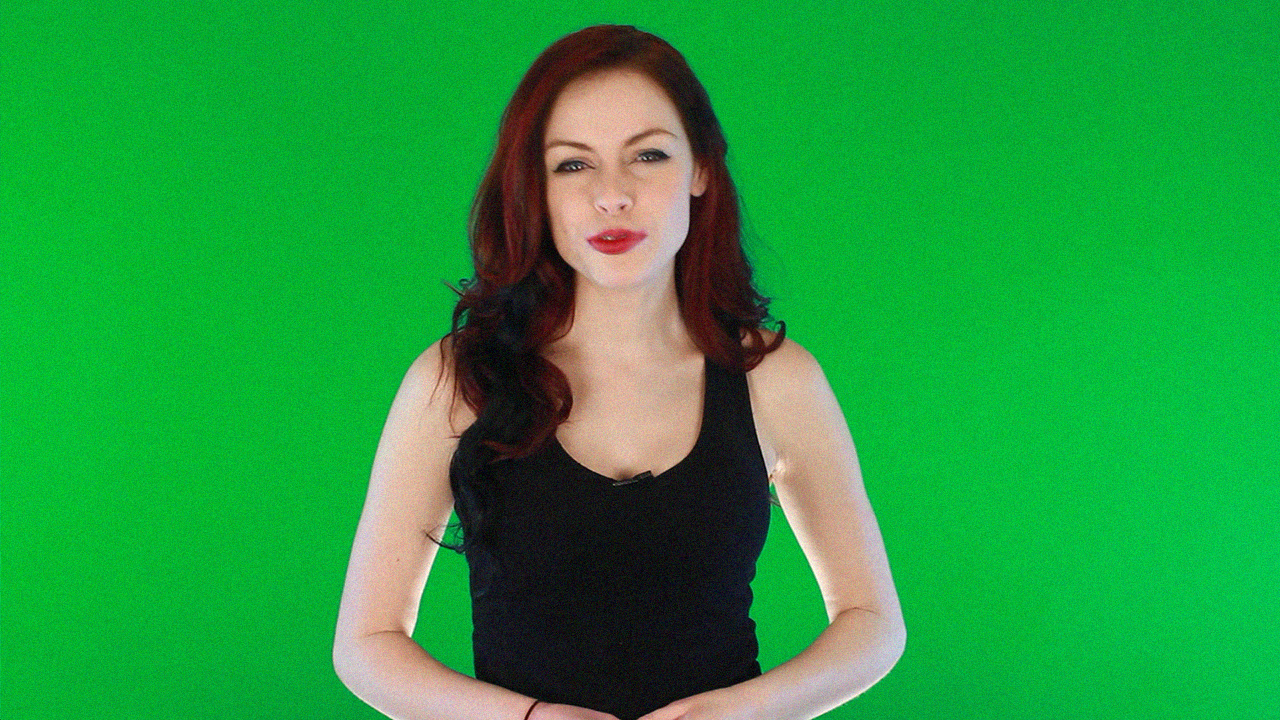
//> input picture capter9/ex9.2.5/ex9.2.5/2.bmp, 1280 x 720 px
$ ./main   (built with g++ and OpenCV 4)
//> lines starting //> are read from the running program, lines starting //| are printed output that depends on the picture
#include <opencv2/opencv.hpp>
using namespace cv;

int main()
{
	Mat srcImage;
	//srcImage = imread("1.jpg");
	srcImage = imread("2.bmp");
//> srcImage is the input picture: 720 rows x 1280 cols, CV_8UC3; mean B, G, R 62.1, 156, 34.4

	imshow("src", srcImage);

	int bins = 256;
	int hist_size[] = {bins};
	float range[] = {0, 256};
	const float* ranges[] = {range};
	MatND redHist, greenHist, blueHist;						//存放直方图的矩阵

	int channels_r[] = { 2 };								//红色分量直方图
	calcHist(&srcImage, 1, channels_r, Mat(),
		redHist, 1, hist_size, ranges, true, false);
//> redHist = 256 values, max 282674 at index 0, min 24 at index 253, mean 3600

	int channels_g[] = { 1 };								//绿色分量直方图
	calcHist(&srcImage, 1, channels_g, Mat(),
		greenHist, 1, hist_size, ranges, true, false);
//> greenHist = 256 values, max 23567 at index 179, min 8 at index 254, mean 3600

	int channels_b[] = { 0 };								//蓝色分量直方图
	calcHist(&srcImage, 1, channels_b, Mat(),
		blueHist, 1, hist_size, ranges, true, false);
//> blueHist = 256 values, max 22517 at index 54, min 0 at index 247, mean 3600

	double maxValue_red, maxValue_green, maxValue_blue;
	minMaxLoc(redHist, 0, &maxValue_red, 0, 0);
//> maxValue_red = 282674
	minMaxLoc(greenHist, 0, &maxValue_green, 0, 0);
//> maxValue_green = 23567
	minMaxLoc(blueHist, 0, &maxValue_blue, 0, 0);
//> maxValue_blue = 22517

	int scale = 1;
	int histHeight = 256;
	Mat histImage = Mat::zeros(histHeight, bins*3, CV_8UC3);

	for(int i = 0; i < bins; i++)
	{
		float binValue_red = redHist.at<float>(i);
		float binValue_green = greenHist.at<float>(i);
		float binValue_blue = blueHist.at<float>(i);

		int intensity_red = cvRound(binValue_red*histHeight/maxValue_red);
		int intensity_green = cvRound(binValue_green*histHeight/maxValue_green);
		int intensity_blue = cvRound(binValue_blue*histHeight/maxValue_blue);

		//利用对角的两个点来把矩形画出来
		rectangle(histImage, Point(i*scale, histHeight-1),
			Point((i+1)*scale-1, histHeight-intensity_red),
			CV_RGB(255, 0, 0));

		rectangle(histImage, Point((i+bins)*scale, histHeight-1),
			Point((i+bins+1)*scale-1, histHeight-intensity_green),
			CV_RGB(0, 255, 0));

		rectangle(histImage, Point((i + bins * 2)*scale, histHeight-1),
			Point((i+bins*2+1)*scale-1, histHeight-intensity_blue),
			CV_RGB(0, 0, 255));
	}
//> this loop made 256 passes
//> (binValue_red, binValue_green, binValue_blue, intensity_red, intensity_green, intensity_blue) on passes 1 to 3: (282674, 2104, 1983, 256, 23, 23), (25242, 851, 733, 23, 9, 8), (26558, 1097, 899, 24, 12, 10)
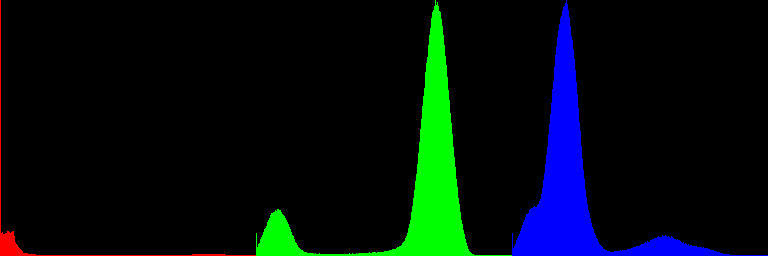
//> histImage: 256 rows x 768 cols, CV_8UC3; mean B, G, R 13.6, 13, 1.2

	imshow("rgb直方图", histImage);
	waitKey(0);
	return 0;
}

$ run again, with capter9/ex9.2.5/ex9.2.5/1.jpg saved as capter9/ex9.2.5/ex9.2.5/2.bmp
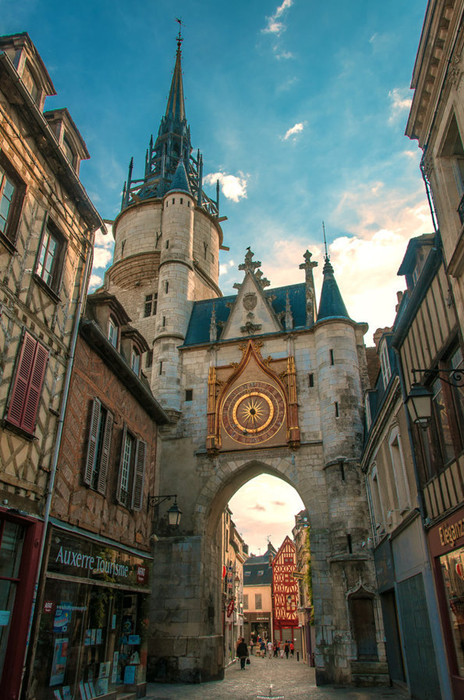
//> input picture capter9/ex9.2.5/ex9.2.5/1.jpg, 464 x 700 px
//> srcImage is the input picture: 700 rows x 464 cols, CV_8UC3; mean B, G, R 96.4, 102.6, 91.3
//> redHist = 256 values, max 5346 at index 255, min 144 at index 219, mean 1268.8
//> greenHist = 256 values, max 3419 at index 255, min 79 at index 0, mean 1268.8
//> blueHist = 256 values, max 2790 at index 44, min 55 at index 254, mean 1268.8
//> maxValue_red = 5346
//> maxValue_green = 3419
//> maxValue_blue = 2790
//> the loop `for(int i = 0; i < bins; i++)` made 256 passes
//> (binValue_red, binValue_green, binValue_blue, intensity_red, intensity_green, intensity_blue) on passes 1 to 3: (558, 79, 1283, 27, 6, 118), (271, 109, 500, 13, 8, 46), (318, 183, 634, 15, 14, 58)
//> after the loop `for(int i = 0; i < bins; i++)`:
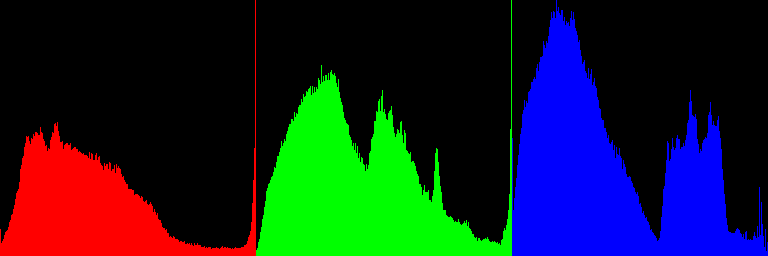
//> histImage: 256 rows x 768 cols, CV_8UC3; mean B, G, R 38.6, 31.5, 20.2
